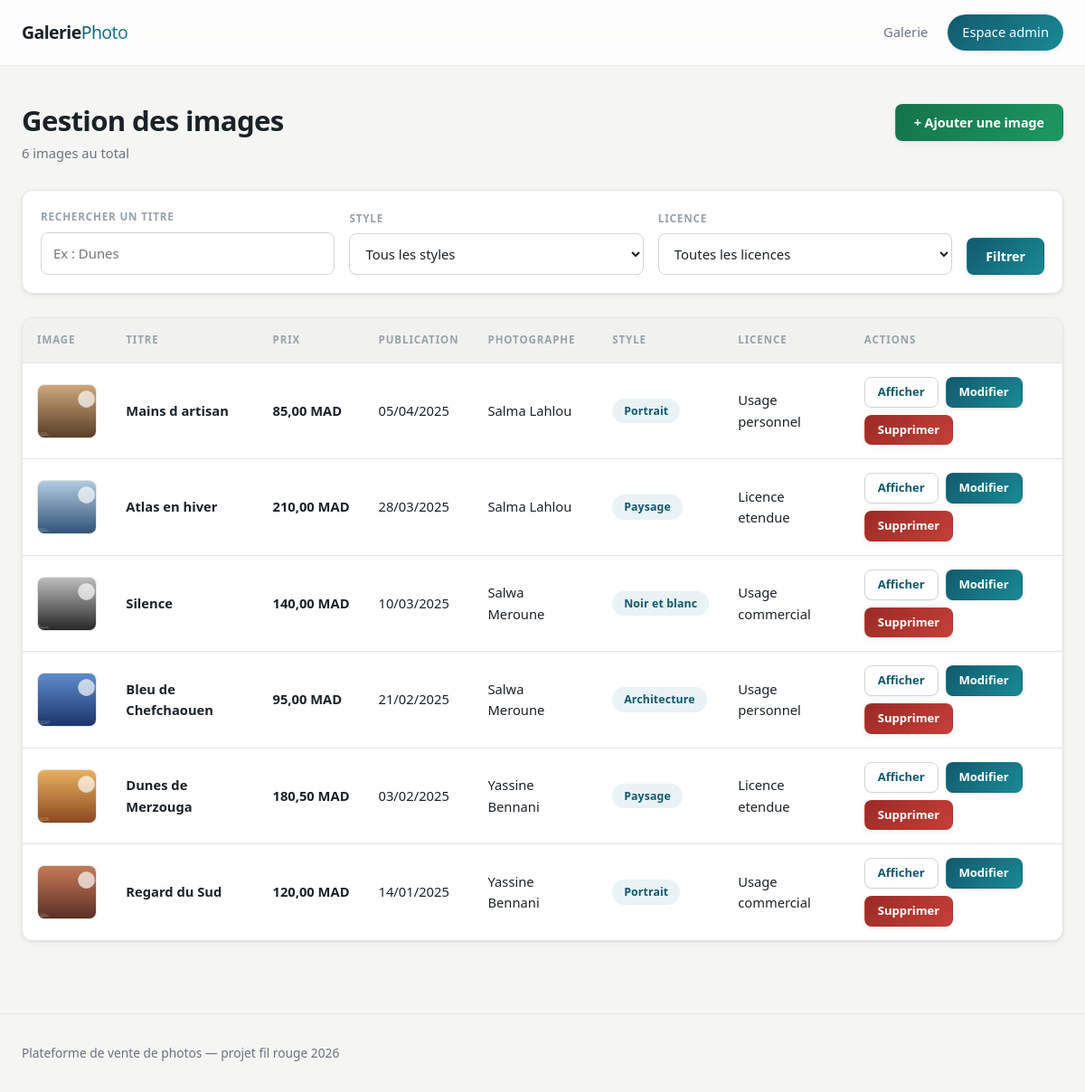
The app's page /admin/index.php with its own data.
### tables this page shows
CREATE TABLE image (
    id_image          INT UNSIGNED  NOT NULL AUTO_INCREMENT,
    titre_image       VARCHAR(150)  NOT NULL,
    description_image TEXT          NULL,
    fichier_image     VARCHAR(255)  NOT NULL,
    prix_image        DECIMAL(10,2) NOT NULL,
    date_publication  DATE          NOT NULL,
    id_photographe    INT UNSIGNED  NOT NULL,
    id_style          INT UNSIGNED  NOT NULL,
    id_licence        INT UNSIGNED  NOT NULL,
    PRIMARY KEY (id_image),
    KEY idx_image_photographe (id_photographe),
    KEY idx_image_style (id_style),
    KEY idx_image_licence (id_licence),
    KEY idx_image_titre (titre_image),
    CONSTRAINT fk_image_photographe
        FOREIGN KEY (id_photographe) REFERENCES photographe (id_photographe)
        ON DELETE RESTRICT ON UPDATE CASCADE,
    CONSTRAINT fk_image_style
        FOREIGN KEY (id_style) REFERENCES style (id_style)
        ON DELETE RESTRICT ON UPDATE CASCADE,
    CONSTRAINT fk_image_licence
        FOREIGN KEY (id_licence) REFERENCES licence (id_licence)
        ON DELETE RESTRICT ON UPDATE CASCADE,
    CONSTRAINT ck_image_prix CHECK (prix_image >= 0)
);

CREATE TABLE photographe (
    id_photographe     INT UNSIGNED NOT NULL AUTO_INCREMENT,
    nom_photographe    VARCHAR(80)  NOT NULL,
    prenom_photographe VARCHAR(80)  NOT NULL,
    email_photographe  VARCHAR(160) NOT NULL,
    mot_de_passe       VARCHAR(255) NOT NULL,
    PRIMARY KEY (id_photographe),
    UNIQUE KEY uq_photographe_email (email_photographe)
);

CREATE TABLE style (
    id_style          INT UNSIGNED NOT NULL AUTO_INCREMENT,
    nom_style         VARCHAR(80)  NOT NULL,
    description_style TEXT         NULL,
    PRIMARY KEY (id_style),
    UNIQUE KEY uq_style_nom (nom_style)
);

CREATE TABLE licence (
    id_licence          INT UNSIGNED   NOT NULL AUTO_INCREMENT,
    nom_licence         VARCHAR(80)    NOT NULL,
    description_licence TEXT           NULL,
    prix_licence        DECIMAL(10,2)  NOT NULL DEFAULT 0.00,
    PRIMARY KEY (id_licence),
    UNIQUE KEY uq_licence_nom (nom_licence),
    CONSTRAINT ck_licence_prix CHECK (prix_licence >= 0)
);

### includes/image-crud.php (called while the page is built, shortened)
<?php
require_once __DIR__ . '/functions.php';
function selectImageBase(): string
{
    return "
        SELECT
            i.id_image,
            i.titre_image,
            i.description_image,
            i.fichier_image,
            i.prix_image,
            i.date_publication,
            i.id_photographe,
            i.id_style,
            i.id_licence,
            p.nom_photographe,
            p.prenom_photographe,
            s.nom_style,
            l.nom_licence,
            l.prix_licence
        FROM image i
        INNER JOIN photographe p ON p.id_photographe = i.id_photographe
        INNER JOIN style        s ON s.id_style       = i.id_style
        INNER JOIN licence      l ON l.id_licence     = i.id_licence
    ";
}
function imageLister(PDO $pdo, array $filtres = []): array
{
    $sql        = selectImageBase();
    $conditions = [];
    $parametres = [];
    $recherche = trim((string)($filtres['recherche'] ?? ''));
    $sql .= ' ORDER BY i.date_publication DESC, i.id_image DESC';
    $requete = $pdo->prepare($sql);
    $requete->execute($parametres);
    return $requete->fetchAll();
}

### includes/functions.php (called while the page is built, shortened)
<?php
function racineProjet(): string
{
    return dirname(__DIR__);
}
function e(?string $valeur): string
{
    return htmlspecialchars($valeur ?? '', ENT_QUOTES | ENT_SUBSTITUTE, 'UTF-8');
}
function cheminAffichage(?string $cheminRelatif): string
{
    if ($cheminRelatif !== null && $cheminRelatif !== '') {
        $absolu = racineProjet() . DIRECTORY_SEPARATOR . $cheminRelatif;
        if (is_file($absolu)) {
            return $cheminRelatif;
        }
    }
    return 'assets/img/placeholder.svg';
}
function formaterPrix(float|string|null $prix): string
{
    return number_format((float)$prix, 2, ',', ' ') . ' MAD';
}

### admin/index.php (the view, shortened to what this page needs)
<?php
require_once __DIR__ . '/../includes/bootstrap.php';
$filtres = [
    'recherche'  => trim((string)($_GET['recherche'] ?? '')),
    'id_style'   => $_GET['id_style']   ?? '',
    'id_licence' => $_GET['id_licence'] ?? '',
];
$images   = imageLister($pdo, $filtres);
$filtreActif = $filtres['recherche'] !== ''
    || $filtres['id_style'] !== ''
    || $filtres['id_licence'] !== '';
$cheminBase = '..';
require_once __DIR__ . '/../includes/header.php';
?>
<div class="page-titre reveler">
    <div>
        <h1>Gestion des images</h1>
        <p class="page-titre__info">
            <?= count($images) ?> image<?= count($images) > 1 ? 's' : '' ?>
            <?= $filtreActif ? 'correspondant a la recherche' : 'au total' ?>
        </p>
    </div>
    <a class="bouton bouton--ajouter" href="image-create.php">+ Ajouter une image</a>
</div>
<form class="filtres reveler" method="get" action="index.php">
    <div class="filtres__champ">
        <label for="recherche">Rechercher un titre</label>
        <input type="search" id="recherche" name="recherche"
               value="<?= e($filtres['recherche']) ?>"
               placeholder="Ex : Dunes">
    </div>
    <div class="filtres__champ">
        <label for="id_style">Style</label>
        <select id="id_style" name="id_style">
            <option value="">Tous les styles</option>
        </select>
    </div>
    <div class="filtres__champ">
        <label for="id_licence">Licence</label>
        <select id="id_licence" name="id_licence">
            <option value="">Toutes les licences</option>
        </select>
    </div>
    <div class="filtres__actions">
        <button type="submit" class="bouton">Filtrer</button>
    </div>
</form>
<?php if ($images === []): ?>
    <div class="vide">
        <p class="vide__titre">Aucune image trouvee</p>
        <p>
            <?php if ($filtreActif): ?>
                Aucune image ne correspond a votre recherche.
                <a href="index.php">Afficher toutes les images</a>
            <?php else: ?>
                La galerie est vide pour le moment.
                <a href="image-create.php">Ajouter la premiere image</a>
            <?php endif; ?>
        </p>
    </div>
<?php else: ?>
    <div class="tableau-zone reveler">
        <table class="tableau">
            <thead>
                <tr>
                    <th>Image</th>
                    <th>Titre</th>
                    <th>Prix</th>
                    <th>Publication</th>
                    <th>Photographe</th>
                    <th>Style</th>
                    <th>Licence</th>
                    <th class="tableau__actions-entete">Actions</th>
                </tr>
            </thead>
            <tbody>
            <?php foreach ($images as $image): ?>
                <tr>
                    <td data-libelle="Image">
                        <img class="miniature"
                             src="<?= e($cheminBase . '/' . cheminAffichage($image['fichier_image'])) ?>"
                             alt="<?= e($image['titre_image']) ?>"
                             loading="lazy">
                    </td>
                    <td data-libelle="Titre">
                        <a class="lien-titre" href="image-show.php?id=<?= (int)$image['id_image'] ?>">
                            <?= e($image['titre_image']) ?>
                        </a>
                    </td>
                    <td data-libelle="Prix">
                        <span class="prix"><?= e(formaterPrix($image['prix_image'])) ?></span>
                    </td>
                    <td data-libelle="Publication">
                        <span class="date"><?= e(date('d/m/Y', strtotime($image['date_publication']))) ?></span>
                    </td>
                    <td data-libelle="Photographe">
                        <?= e($image['prenom_photographe'] . ' ' . $image['nom_photographe']) ?>
                    </td>
                    <td data-libelle="Style">
                        <span class="etiquette"><?= e($image['nom_style']) ?></span>
                    </td>
                    <td data-libelle="Licence"><?= e($image['nom_licence']) ?></td>
                    <td data-libelle="Actions">
                        <div class="tableau__actions">
                            <a class="bouton bouton--voir"
                               href="image-show.php?id=<?= (int)$image['id_image'] ?>">Afficher</a>
                            <a class="bouton bouton--modifier"
                               href="image-edit.php?id=<?= (int)$image['id_image'] ?>">Modifier</a>
                            <form method="post" action="image-delete.php"
                                  class="form-suppression"
                                  data-titre="<?= e($image['titre_image']) ?>">
                                <button type="submit" class="bouton bouton--supprimer">Supprimer</button>
                            </form>
                        </div>
                    </td>
                </tr>
            <?php endforeach; ?>
            </tbody>
        </table>
    </div>
<?php endif; ?>
<?php require_once __DIR__ . '/../includes/footer.php'; ?>

### assets/css/base.css (style rules this page uses)
:root { --fond: #f5f5f3; --surface: #ffffff; --surface-douce: #f1f2f0; --encre: #0e1418; --texte: #1b2227; --texte-doux: #69737b; --texte-clair: #98a1a8; --bordure: #e4e5e2; --bordure-forte: #d3d5d1; --accent: #12596e; --accent-2: #1a8a94; --accent-clair: #1a748d; --accent-fond: #e9f2f4; --degrade-accent: linear-gradient(135deg, var(--accent) 0%, var(--accent-2) 100%); --vert: #14714a; --vert-2: #1d9963; --vert-fond: #e6f3ec; --degrade-vert: linear-gradient(135deg, var(--vert) 0%, var(--vert-2) 100%); --rouge: #9c2b26; --rouge-2: #c43f38; --rouge-fond: #fbecea; --degrade-rouge: linear-gradient(135deg, var(--rouge) 0%, var(--rouge-2) 100%); --rayon-petit: 8px; --rayon: 12px; --rayon-grand: 18px; --rayon-xl: 24px; --ombre-1: 0 1px 2px rgba(14, 20, 24, .05); --ombre-2: 0 2px 6px rgba(14, 20, 24, .06), 0 1px 2px rgba(14, 20, 24, .04); --ombre-3: 0 8px 22px rgba(14, 20, 24, .09), 0 2px 6px rgba(14, 20, 24, .05); --ombre-4: 0 22px 50px rgba(14, 20, 24, .17), 0 8px 18px rgba(14, 20, 24, .08); --lueur-accent: 0 8px 26px rgba(18, 89, 110, .28); --courbe: cubic-bezier(.22, .68, .36, 1); --courbe-souple: cubic-bezier(.34, 1.42, .48, 1); --rapide: 160ms var(--courbe); --normal: 280ms var(--courbe); --lent: 520ms var(--courbe); --largeur: 1200px; }
*, *::before, *::after { box-sizing: border-box; }
html { -webkit-text-size-adjust: 100%; scroll-behavior: smooth; }
body { margin: 0; font-family: system-ui, -apple-system, "Segoe UI", Roboto, "Helvetica Neue", Arial, sans-serif; font-size: 16px; line-height: 1.6; color: var(--texte); background: var(--fond); -webkit-font-smoothing: antialiased; overflow-x: hidden; }
img { max-width: 100%; display: block; }
h1, h2, h3 { line-height: 1.18; margin: 0; letter-spacing: -.022em; }
p { margin: 0; }
a { color: var(--accent); text-decoration-thickness: 1px; text-underline-offset: 2px; }
.bouton { position: relative; display: inline-flex; align-items: center; justify-content: center; gap: 8px; padding: 11px 20px; border: 1px solid transparent; border-radius: var(--rayon-petit); background: var(--degrade-accent); color: #fff; font: inherit; font-size: .9rem; font-weight: 600; letter-spacing: -.005em; line-height: 1.2; text-decoration: none; white-space: nowrap; cursor: pointer; overflow: hidden; isolation: isolate; box-shadow: var(--ombre-2); transition: transform var(--rapide), box-shadow var(--normal), filter var(--rapide); }
.bouton::after { content: ""; position: absolute; inset: 0; z-index: -1; background: linear-gradient(115deg, transparent 30%, rgba(255, 255, 255, .34) 50%, transparent 70%); transform: translateX(-120%); transition: transform 620ms var(--courbe); }
.bouton--ajouter, .bouton--voir { background: var(--degrade-vert); }
.bouton--voir { background: var(--surface); color: var(--accent); border-color: var(--bordure-forte); box-shadow: var(--ombre-1); }
.bouton--modifier { background: var(--degrade-accent); }
.bouton--supprimer { background: var(--degrade-rouge); }
.page-titre { display: flex; align-items: flex-start; justify-content: space-between; gap: 22px; margin: 42px 0 28px; flex-wrap: wrap; }
.page-titre h1 { font-size: clamp(1.5rem, 3.2vw, 1.95rem); }
.page-titre__info { margin-top: 7px; color: var(--texte-doux); font-size: .92rem; }
.etiquette { display: inline-block; padding: 4px 13px; border-radius: 99px; background: var(--accent-fond); color: var(--accent); font-size: .77rem; font-weight: 600; letter-spacing: .01em; white-space: nowrap; }
.prix, .date { white-space: nowrap; font-variant-numeric: tabular-nums; }
.prix { font-weight: 650; }
.lien-titre { color: var(--texte); font-weight: 650; text-decoration: none; transition: color var(--rapide); }
.js .reveler { opacity: 0; translate: 0 26px; transition: opacity var(--lent), translate var(--lent); transition-delay: var(--retard, 0ms); }
.js .reveler.visible { opacity: 1; translate: none; }

### records on screen
image: fichier_image (picture), titre_image "Mains d artisan", prix_image "85,00 MAD", date_publication "05/04/2025", id_photographe.nom_photographe "Salma Lahlou", id_style.nom_style "Portrait", id_licence.nom_licence "Usage personnel"
image: fichier_image (picture), titre_image "Atlas en hiver", prix_image "210,00 MAD", date_publication "28/03/2025", id_photographe.nom_photographe "Salma Lahlou", id_style.nom_style "Paysage", id_licence.nom_licence "Licence etendue"
image: fichier_image (picture), titre_image "Silence", prix_image "140,00 MAD", date_publication "10/03/2025", id_photographe.nom_photographe "Salwa Meroune", id_style.nom_style "Noir et blanc", id_licence.nom_licence "Usage commercial"
image: fichier_image (picture), titre_image "Bleu de Chefchaouen", prix_image "95,00 MAD", date_publication "21/02/2025", id_photographe.nom_photographe "Salwa Meroune", id_style.nom_style "Architecture", id_licence.nom_licence "Usage personnel"
image: fichier_image (picture), titre_image "Dunes de Merzouga", prix_image "180,50 MAD", date_publication "03/02/2025", id_photographe.nom_photographe "Yassine Bennani", id_style.nom_style "Paysage", id_licence.nom_licence "Licence etendue"
image: fichier_image (picture), titre_image "Regard du Sud", prix_image "120,00 MAD", date_publication "14/01/2025", id_photographe.nom_photographe "Yassine Bennani", id_style.nom_style "Portrait", id_licence.nom_licence "Usage commercial"

### other values on screen
count($images) "6"
